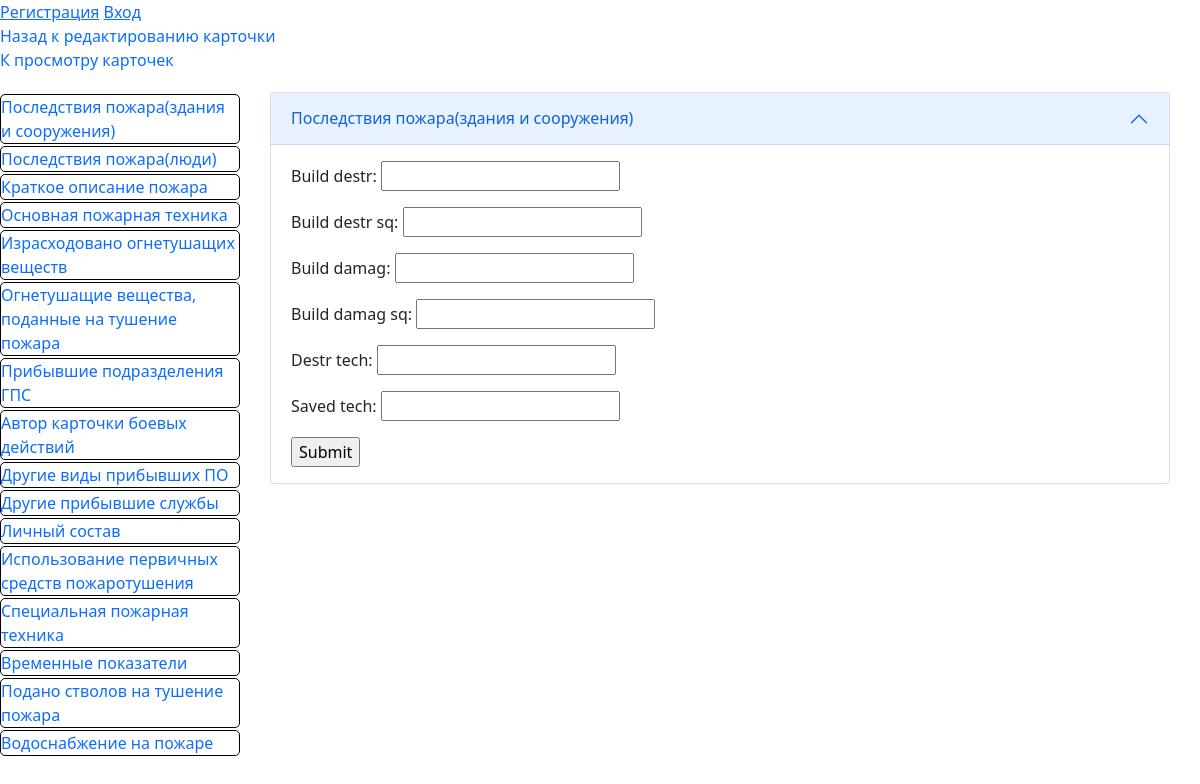
/card/1/fire-conseq-building, run on an earlier commit of the app's database.
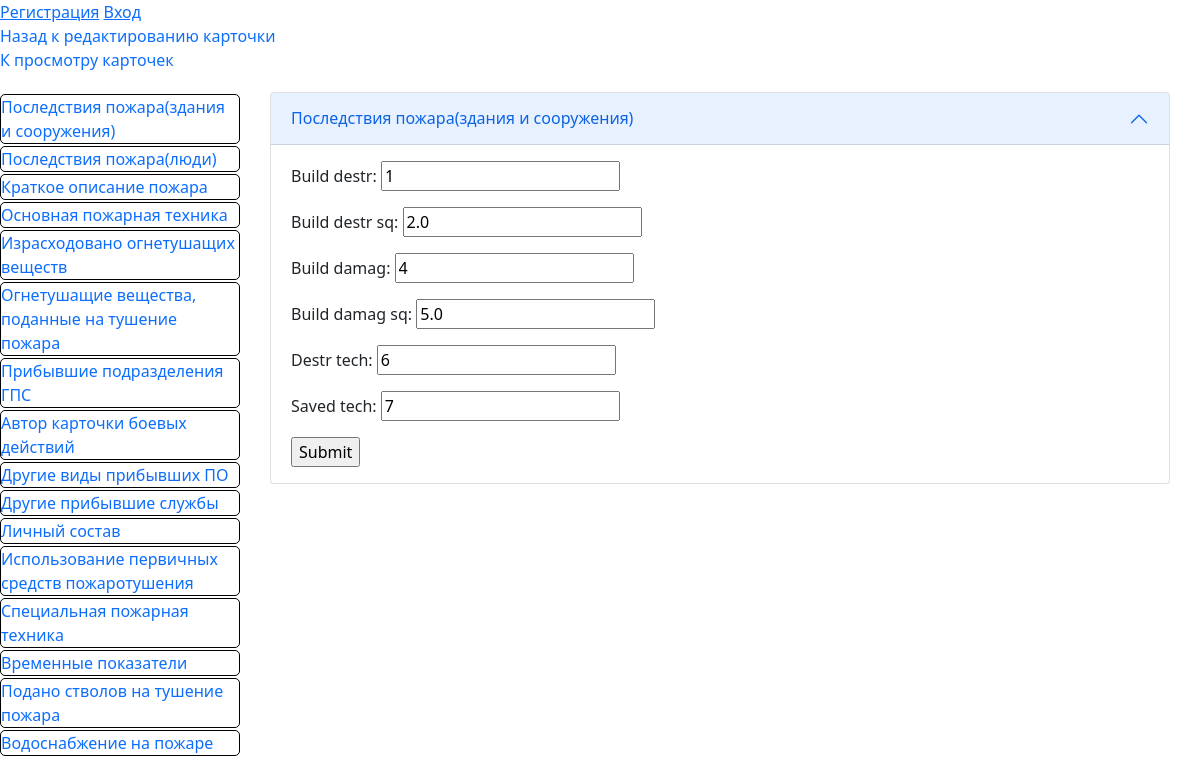
And on a later commit of the database.
### fire/models.py (models this page shows)
class FireConseqBuilding(models.Model):
    card_id = models.OneToOneField(
        GeneralData, on_delete=models.CASCADE, primary_key=True
    )
    build_destr = models.IntegerField(null=False, blank=False)
    build_destr_sq = models.FloatField(null=False, blank=False)
    build_damag = models.IntegerField(null=False, blank=False)
    build_damag_sq = models.FloatField(null=False, blank=False)
    destr_tech = models.IntegerField(null=False, blank=False)
    saved_tech = models.IntegerField(null=False, blank=False)

### fire/views.py (the view)
# urls.py: path('card/<int:card_id>/fire-conseq-building', views.fire_conseq_building, name="fire-conseq-building"),
def fire_conseq_building(request, card_id):
    gd = get_object_or_404(GeneralData, card_id=card_id)
    fireconseqbuilding = getattr(gd, "fireconseqbuilding", None)
    if request.method == "POST":
        form = FireConseqBuildingForm(
            data=request.POST, initial={"card_id": gd}, instance=fireconseqbuilding
        )
        if form.is_valid():
            new_fireconseqbuilding = form.save(commit=False)
            if fireconseqbuilding is None:
                new_fireconseqbuilding.card_id = gd
            new_fireconseqbuilding.save()
            return HttpResponseRedirect(
                resolve_url("fire-conseq-building", card_id=card_id)
            )
        else:
            return render(
                request,
                "fire_conseq_building.html",
                context={"form": form, "card_id": card_id},
            )
    else:
        form = FireConseqBuildingForm(instance=fireconseqbuilding)
    return render(
        request, "fire_conseq_building.html", context={"form": form, "card_id": card_id}
    )

### fire/forms.py
class FireConseqBuildingForm(ModelForm):
    class Meta:
        model = FireConseqBuilding
        exclude = [
            "card_id",
        ]

### fire/templates/fire_conseq_building.html (shortened to what this page needs)
{% extends 'base_card.html' %}
{% block card_info %}
<div class="accordion-item">
    <h2 class="accordion-header" id="panelsStayOpen-headingSeventeen">
      <button
        class="accordion-button"
        type="button"
      >
        Последствия пожара(здания и сооружения)
      </button>
    </h2>
    <div
      id="panelsStayOpen-collapseSeventeen"
    >
      <div class="accordion-body">
        <form
          action={% url 'fire-conseq-building' card_id %} method="POST">
          {{ form.as_p }}
          <input type="submit" value="Submit">
        </form>
      </div>
    </div>
  </div>
  {% endblock card_info %}{% comment %}  {% endcomment %}

What changed in the data, as far as the page shows it:
added FireConseqBuilding: build_destr "1", build_destr_sq "2.0", build_damag "4", build_damag_sq "5.0", destr_tech "6", saved_tech "7"
